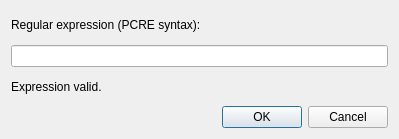
<?xml version="1.0" encoding="UTF-8"?>
<ui version="4.0">
 <class>FilterDialog</class>
 <widget class="QDialog" name="FilterDialog">
  <property name="geometry">
   <rect>
    <x>0</x>
    <y>0</y>
    <width>399</width>
    <height>139</height>
   </rect>
  </property>
  <property name="windowTitle">
   <string>Filter messages</string>
  </property>
  <layout class="QVBoxLayout" name="verticalLayout">
   <item>
    <widget class="QLabel" name="label">
     <property name="text">
      <string>Regular expression (PCRE syntax):</string>
     </property>
    </widget>
   </item>
   <item>
    <widget class="QLineEdit" name="lineEdit"/>
   </item>
   <item>
    <widget class="QLabel" name="labelStatus">
     <property name="text">
      <string notr="true">Expression valid.</string>
     </property>
    </widget>
   </item>
   <item>
    <widget class="QDialogButtonBox" name="buttonBox">
     <property name="orientation">
      <enum>Qt::Horizontal</enum>
     </property>
     <property name="standardButtons">
      <set>QDialogButtonBox::Cancel|QDialogButtonBox::Ok</set>
     </property>
    </widget>
   </item>
  </layout>
 </widget>
 <resources/>
 <connections>
  <connection>
   <sender>buttonBox</sender>
   <signal>accepted()</signal>
   <receiver>FilterDialog</receiver>
   <slot>accept()</slot>
   <hints>
    <hint type="sourcelabel">
     <x>248</x>
     <y>254</y>
    </hint>
    <hint type="destinationlabel">
     <x>157</x>
     <y>274</y>
    </hint>
   </hints>
  </connection>
  <connection>
   <sender>buttonBox</sender>
   <signal>rejected()</signal>
   <receiver>FilterDialog</receiver>
   <slot>reject()</slot>
   <hints>
    <hint type="sourcelabel">
     <x>316</x>
     <y>260</y>
    </hint>
    <hint type="destinationlabel">
     <x>286</x>
     <y>274</y>
    </hint>
   </hints>
  </connection>
 </connections>
</ui>
